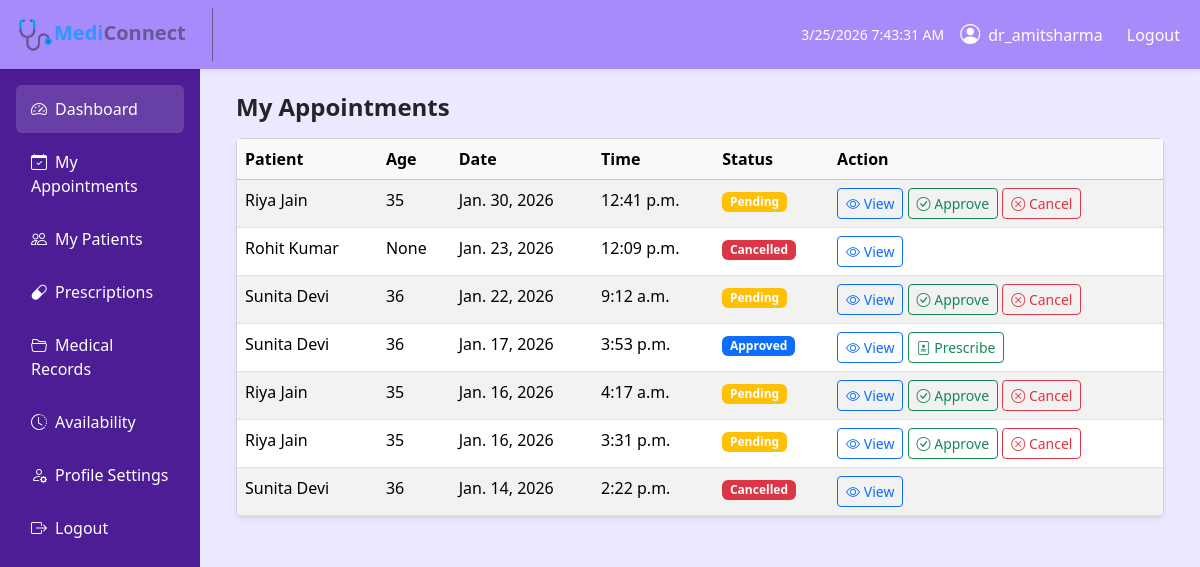
The app's page /doctor/appointments/ (signed in) with its own data.
### MediConnectApp/models.py (models this page shows, shortened)
class Appointment(models.Model):
    STATUS_CHOICES = (
        ("pending", "Pending"),
        ("approved", "Approved"),
        ("completed", "Completed"),
        ("cancelled", "Cancelled"),
    )
    appointment_id = models.CharField(max_length=10, unique=True, blank=True)
    patient = models.ForeignKey(PatientProfile, on_delete=models.CASCADE)
    doctor = models.ForeignKey(DoctorProfile, on_delete=models.CASCADE)
    appointment_date = models.DateField()
    appointment_time = models.TimeField()
    status = models.CharField(max_length=20, choices=STATUS_CHOICES, default="pending")
    created_at = models.DateTimeField(auto_now_add=True)

class PatientProfile(models.Model):
    GENDER_CHOICES = [
        ('male', 'Male'),
        ('female', 'Female'),
        ('other', 'Other'),
    ]
    user = models.OneToOneField(User, on_delete=models.CASCADE)
    patient_id = models.CharField(max_length=10, unique=True, blank=True)
    phone = models.CharField(max_length=15)
    age = models.PositiveIntegerField(blank=True, null=True)
    gender = models.CharField(max_length=10, choices=GENDER_CHOICES, blank=True)
    address = models.TextField(blank=True)
    created_at = models.DateTimeField(auto_now_add=True)
    def __str__(self):
        return self.user.first_name + " " + self.user.last_name

### MediConnectApp/views.py (the view)
# urls.py: path("doctor/appointments/", views.doctor_appointments_view, name="doctor_appointments"),
@login_required(login_url="login")
def doctor_appointments_view(request):
    user = request.user
    if not hasattr(user, "doctorprofile"):
        messages.error(request, "You are not authorized to access this page.")
        return redirect("login")
    doctor = user.doctorprofile
    appointments = Appointment.objects.filter(
        doctor=doctor
    ).order_by("-appointment_date")
    context = {
        "appointments": appointments
    }
    return render(
        request,
        "users/doctor/d_appointments.html",
        context
    )

### templates/users/doctor/d_appointments.html (shortened to what this page needs)
{% extends "users/doctor/d_base.html" %}
{% block content %}
<div class="container-fluid">
    <h4 class="fw-bold mb-3">My Appointments</h4>
    {% if appointments %}
        <div class="card shadow-sm">
            <div class="card-body p-0">
                <table class="table table-striped mb-0">
                    <thead class="table-light">
                        <tr>
                            <th>Patient</th>
                            <th>Age</th>
                            <th>Date</th>
                            <th>Time</th>
                            <th>Status</th>
                            <th>Action</th>
                        </tr>
                    </thead>
                    <tbody>
                        {% for ap in appointments %}
                        <tr>
                            <td>{{ ap.patient }}</td>
                            <td>{{ ap.patient.age }}</td>
                            <td>{{ ap.appointment_date }}</td>
                            <td>{{ ap.appointment_time }}</td>
                            <td>
                                {% if ap.status == "pending" %}
                                    <span class="badge bg-warning">Pending</span>
                                {% elif ap.status == "approved" %}
                                    <span class="badge bg-primary">Approved</span>
                                {% elif ap.status == "completed" %}
                                    <span class="badge bg-success">Completed</span>
                                {% elif ap.status == "cancelled" %}
                                    <span class="badge bg-danger">Cancelled</span>
                                {% endif %}
                            </td>
                            <td>
                                <a href="{% url 'doctor_view_appointment' ap.id %}"
                                class="btn btn-sm btn-outline-primary">
                                    <i class="bi bi-eye"></i> View
                                </a>
                                {% if ap.status == "pending" %}
                                    <a href="{% url 'doctor_approve_appointment' ap.id %}"
                                    class="btn btn-sm btn-outline-success">
                                        <i class="bi bi-check-circle"></i> Approve
                                    </a>
                                    <a href="{% url 'doctor_cancel_appointment' ap.id %}"
                                    class="btn btn-sm btn-outline-danger"
                                    onclick="return confirm('Cancel this appointment?');">
                                        <i class="bi bi-x-circle"></i> Cancel
                                    </a>
                                {% endif %}
                                {% if ap.status == "approved" %}
                                    <a href="{% url 'doctor_create_prescription' ap.id %}"
                                    class="btn btn-sm btn-outline-success">
                                        <i class="bi bi-file-medical"></i> Prescribe
                                    </a>
                                {% endif %}
                            </td>
                        </tr>
                        {% endfor %}
                    </tbody>
                </table>
            </div>
        </div>
    {% else %}
        <div class="alert alert-info">
            No appointments found.
        </div>
    {% endif %}
</div>
{% endblock %}

### templates/users/doctor/d_base.html (shortened to what this page needs)
{% load tz %}
<!DOCTYPE html>
{% load static %}
<html lang="en">
<head>
    <link href="https://cdn.jsdelivr.net/npm/bootstrap@5.3.2/dist/css/bootstrap.min.css" rel="stylesheet">
    <link href="https://cdn.jsdelivr.net/npm/bootstrap-icons@1.11.1/font/bootstrap-icons.css" rel="stylesheet">
</head>
<body>
<nav class="sticky-md-top navbar navbar-expand-lg navbar-dark shadow-sm" style="background-color: #A78BFA !important;">
    <div class="container-fluid">
        <a class="navbar-brand fw-bold" href="{% url 'doctor_dashboard' %}" style="color: #635a93; text-decoration: none; border-right-style: solid; border-right-color: #635a93; border-right-width: 1px; padding: 8px 26px 8px 5px;">
            <img src="{% static 'media\logos\mediconnect-logo.png' %}" width="37" height="37" alt="Logo"><b><span style="color: #2f97ff;">Medi</span>Connect</b>
        </a>
        <div class="d-flex align-items-center text-white">
            <span class="me-3 small" id="clock"></span>
            <i class="bi bi-person-circle fs-5 me-2"></i>
            <span class="me-3">{{ user.username }}</span>
            <ul class="navbar-nav ms-auto">
                {% if user.is_authenticated %}
                <li class="nav-item">
                    <a class="nav-link text-white" href="{% url 'logout' %}">
                        Logout
                    </a>
                </li>
                {% else %}
                <li class="nav-item">
                    <a class="nav-link text-white" href="{% url 'login' %}">
                        Login
                    </a>
                </li>
                {% endif %}
            </ul>
        </div>
    </div>
</nav>
<div class="container-fluid">
    <div class="row">
        <div class="col-md-3 col-lg-2 sidebar p-3">
            <a href="{% url 'doctor_dashboard' %}" class="active"><i class="bi bi-speedometer2 me-2"></i>Dashboard</a>
            <a href="{% url 'doctor_appointments' %}"><i class="bi bi-calendar-check me-2"></i>My Appointments</a>
            <a href="{% url 'doctor_patients' %}"><i class="bi bi-people me-2"></i>My Patients</a>
            <a href="{% url 'doctor_prescriptions' %}"><i class="bi bi-capsule me-2"></i>Prescriptions</a>
            <a href="{% url 'doctor_medical_records' %}"><i class="bi bi-folder2-open me-2"></i>Medical Records</a>
            <a href="{% url 'doctor_availability' %}"><i class="bi bi-clock-history me-2"></i>Availability</a>
            <a href="{% url 'doctor_profile_settings' %}"><i class="bi bi-person-gear me-2"></i>Profile Settings</a>
            <a href="{% url 'logout' %}"><i class="bi bi-box-arrow-right me-2"></i>Logout</a>
        </div>
        <div class="col-md-9 col-lg-10 p-4">
            {% block content %}{% endblock %}
        </div>
    </div>
</div>
</body>
</html>

### templates/users/doctor/d_base.html (style rules this page uses)
body { background-color: #ece8ff; }
.sidebar { min-height: 100vh; background: #4C1D95; }
.sidebar a { color: #fff; text-decoration: none; padding: 12px 15px; display: block; border-radius: 6px; margin-bottom: 5px; }
.sidebar a:hover, .sidebar a.active { background: rgba(255, 255, 255, 0.15); }
.navbar-brand { font-weight: 600; }

### records on screen
Appointment: patient "Riya Jain", patient.age "35", appointment_date "Jan. 30, 2026", appointment_time "12:41 p.m.", status "Pending"
Appointment: patient "Rohit Kumar", patient.age "None", appointment_date "Jan. 23, 2026", appointment_time "12:09 p.m.", status "Cancelled"
Appointment: patient "Sunita Devi", patient.age "36", appointment_date "Jan. 22, 2026", appointment_time "9:12 a.m.", status "Pending"
Appointment: patient "Sunita Devi", patient.age "36", appointment_date "Jan. 17, 2026", appointment_time "3:53 p.m.", status "Approved"
Appointment: patient "Riya Jain", patient.age "35", appointment_date "Jan. 16, 2026", appointment_time "4:17 a.m.", status "Pending"
Appointment: patient "Riya Jain", patient.age "35", appointment_date "Jan. 16, 2026", appointment_time "3:31 p.m.", status "Pending"
Appointment: patient "Sunita Devi", patient.age "36", appointment_date "Jan. 14, 2026", appointment_time "2:22 p.m.", status "Cancelled"

### other values on screen
{{ user.username }} "dr_amitsharma"
